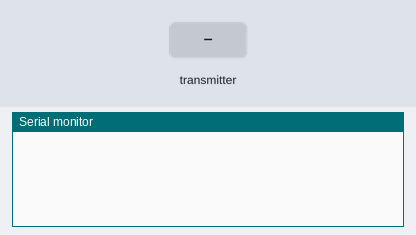
The sketch below on a simulated Arduino Uno, built with avr-gcc and run on an emulated ATmega328P. On the bench: the last lines printed to the serial monitor. The test bench sets the inputs (shaded band). No radio packets arrive unless stated.

Above: at 1.2 s.
1.3 s: the transmitter starts sending payload.0 = 0
At 1.39 s:
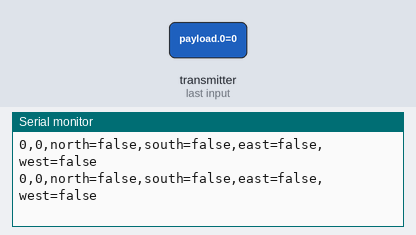
3.2 s: the transmitter starts sending payload.1 = 64
At 3.31 s:
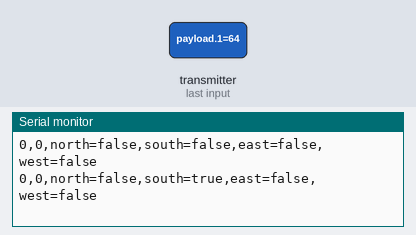
5.2 s: the transmitter starts sending payload.0 = 128
At 5.3 s:
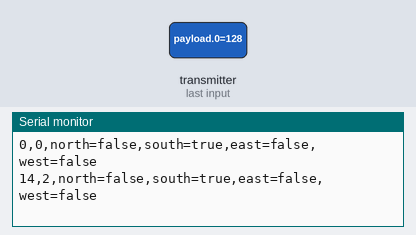
8.2 s: the transmitter starts sending payload.1 = 0
At 8.32 s:
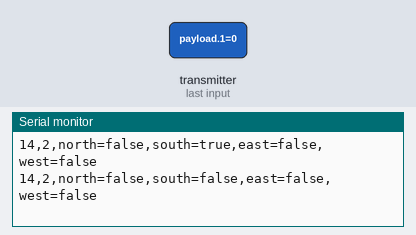
11.2 s: the transmitter starts sending payload.0 = 64
At 11.28 s:
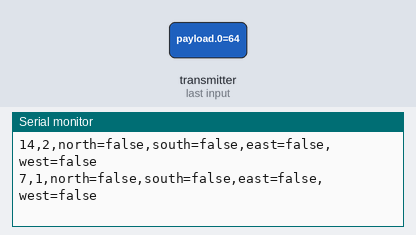
14.2 s: the transmitter starts sending payload.1 = 128
At 14.3 s:
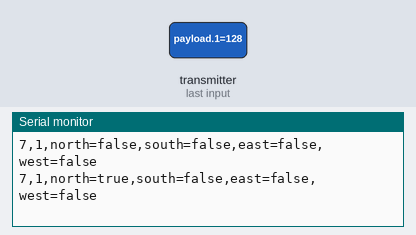
Timing chart, 0 to 17.1 s (numbered marks = the images above; inputs shaded):
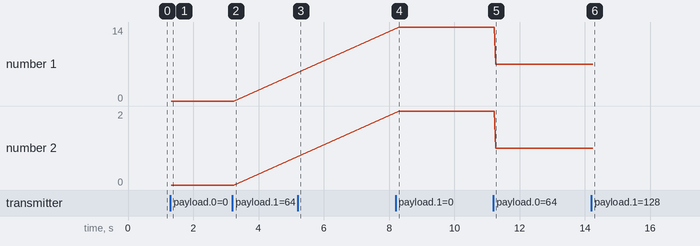

Measured:
- after the input at 1.3 s, the serial monitor: prints a new line at once (image 1)
- after the input at 3.2 s, the serial monitor: prints a new line after 0.10 s (image 2)
- after the input at 5.2 s, the serial monitor: prints a new line after 0.09 s (image 3)
- after the input at 8.2 s, the serial monitor: prints a new line after 0.10 s (image 4)
- after the input at 11.2 s, the serial monitor: prints a new line after 0.07 s (image 5)
- after the input at 14.2 s, the serial monitor: prints a new line after 0.09 s (image 6)
- plotted number 1: 14 → 7 after the input at 11.2 s
- plotted number 2: 2 → 1 after the input at 11.2 s

The sketch:

GUI.ino
```cpp
#include <SPI.h>
#include "nRF24L01.h"
#include "RF24.h"
#include "printf.h"

// Hardware configuration
// Set up nRF24L01 radio on SPI bus plus pins 9 & 10
RF24 radio(9,10);

// Topology
// Radio pipe addresses for the 2 nodes to communicate.
const uint64_t pipes[2] = { 0x000000003CLL, 0x000000003DLL };

// Role management
// The various roles supported by this sketch
typedef enum { role_ping_out = 1, role_pong_back } role_e;

// The debug-friendly names of those roles
const char* role_friendly_name[] = { "invalid", "Ping out", "Pong back"};

//Payload from radio ----------------------
byte payload[3];
boolean newData = false;

void setup() {
  // put your setup code here, to run once:
  Serial.begin(9600);
  while (!Serial) {
    ; // wait for serial port to connect. Needed for native USB port only
  }

  radio.begin();
  // optionally, increase the delay between retries & # of retries
  radio.setRetries(15,15);
  radio.setAutoAck(true);
  // set the channel
  radio.setChannel(0x50);
  // set the power
  // RF24_PA_MIN=-18dBm, RF24_PA_LOW=-12dBm, RF24_PA_MED=-6dBM, and RF24_PA_HIGH=0dBm.
  radio.setPALevel(RF24_PA_MIN);
  //RF24_250KBPS for 250kbs, RF24_1MBPS for 1Mbps, or RF24_2MBPS for 2Mbps
  radio.setDataRate(RF24_250KBPS);

  // optionally, reduce the payload size.  seems to
  // improve reliability
  radio.setPayloadSize(2);

  //pong back pipes
  radio.openWritingPipe(pipes[1]);
  radio.openReadingPipe(1,pipes[0]);

  radio.startListening();

  //default original
  //Serial.println("0,0,north=true,west=true");

}

byte * readRadio(){
    if ( radio.available() )
    {
      // Dump the payloads until we've gotten everything
      bool done = false;
      while (!done)
      {
        // Fetch the payload, and see if this was the last one.
        done = radio.read( &payload, sizeof(unsigned short) );

        //Serial.print((uint8_t) payload[0]);
        //Serial.write("  ");
        //Serial.print((uint8_t) payload[1]);
        // Spew it
        //printf("Got payload %lu...",got_time);

        // Delay just a little bit to let the other unit
        // make the transition to receiver
        delay(20);

      }

      // First, stop listening so we can talk
      radio.stopListening();

      // Send the final one back.
      radio.write( &payload, sizeof(unsigned short) );

      // Now, resume listening so we catch the next packets.
      radio.startListening();
      newData = true;
    }
    //return payload;
}

void loop() {
  // Run through a 2x3 maze
//  Serial.println("reset");
//  delay(1000);
//  Serial.println("0,0,north=true,west=true");
//  delay(1000);
//  Serial.println("0,1,north=true");
//  delay(1000);
//  Serial.println("0,2,north=true,east=true");
//  delay(1000);
//  Serial.println("1,2,south=true,east=true");
//  delay(5000);
//  Serial.println("1,1,south=true");
//  delay(1000);
//  Serial.println("1,0,south=true,west=true");
//  delay(1000);
  readRadio();
  if(newData){
    uint8_t coord = payload[0];
    uint8_t info = payload[1];
    //Serial.println(coord);
    //Serial.println(info);
    String x = String(coord%9);

    String y = String(coord/9);
    Serial.print(y+",");
    Serial.print(x);

    int north = (info&0x80);
    if(north) Serial.print(",north=true");
    else Serial.print(",north=false");

    int south = (info&0x40);
    if(south) Serial.print(",south=true");
    else Serial.print(",south=false");

    int east = (info&0x20);
    if(east) Serial.print(",east=true");
    else Serial.print(",east=false");

    int west = (info&0x10);
    if(west) Serial.print(",west=true");
    else Serial.print(",west=false");

    Serial.print("\n");
    newData = false;
  }
}
```

printf.h
```cpp
// (licence header left out)
/**
 * @file printf.h
 *
 * Setup necessary to direct stdout to the Arduino Serial library, which
 * enables 'printf'
 */

#ifndef __PRINTF_H__
#define __PRINTF_H__

#ifdef ARDUINO

int serial_putc( char c, FILE * )
{
  Serial.write( c );

  return c;
}

void printf_begin(void)
{
  fdevopen( &serial_putc, 0 );
}

#else
#error This example is only for use on Arduino.
#endif // ARDUINO

#endif // __PRINTF_H__
```
